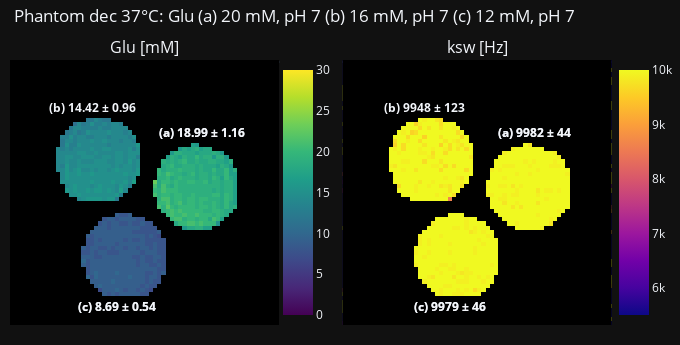

This figure's notebook cell:
### Markdown cell above
## 3. fs & ksw maps ##

### Code cell
fs_lim = [f / f_const for f in list(val_range['fs_0'])] 
kws_lim = list(val_range['ksw_0'])
dict_fs_ksw(fs_array, ksw_array, full_mask, vial_rois, tag, tag_x_loc, tag_y_loc, fp_prtcl_name, phantom_choice, temp, month, conc_l, ph_l, [fs_lim, kws_lim])

### Figure 1 — Plotly figure (JSON) as saved in the notebook; plotly's stock layout.template omitted (floating-point values rounded to 4 significant figures; data arrays with more than 128 entries replaced by an {"elided": "..."} marker saying what was removed)
{"data": [{"coloraxis": "coloraxis", "colorscale": [[0.0, "#440154"], [0.1111, "#482878"], [0.2222, "#3e4989"], [0.3333, "#31688e"], [0.4444, "#26828e"], [0.5556, "#1f9e89"], [0.6667, "#35b779"], [0.7778, "#6ece58"], [0.8889, "#b5de2b"], [1.0, "#fde725"]], "type": "heatmap", "xaxis": "x", "yaxis": "y", "z": {"elided": "64x64 float values"}}, {"coloraxis": "coloraxis2", "colorscale": [[0.0, "#440154"], [0.1111, "#482878"], [0.2222, "#3e4989"], [0.3333, "#31688e"], [0.4444, "#26828e"], [0.5556, "#1f9e89"], [0.6667, "#35b779"], [0.7778, "#6ece58"], [0.8889, "#b5de2b"], [1.0, "#fde725"]], "type": "heatmap", "xaxis": "x2", "yaxis": "y2", "z": {"elided": "64x64 float values"}}, {"colorscale": [[0, "rgba(0,0,0,0)"], [1, "black"]], "showscale": false, "type": "heatmap", "xaxis": "x", "yaxis": "y", "z": {"elided": "64x64 int values"}}, {"colorscale": [[0, "rgba(0,0,0,0)"], [1, "black"]], "showscale": false, "type": "heatmap", "xaxis": "x2", "yaxis": "y2", "z": {"elided": "64x64 int values"}}], "layout": {"annotations": [{"font": {"size": 16}, "showarrow": false, "text": "Glu [mM]", "x": 0.2238, "xanchor": "center", "xref": "paper", "y": 1.0, "yanchor": "bottom", "yref": "paper"}, {"font": {"size": 16}, "showarrow": false, "text": "ksw [Hz]", "x": 0.7762, "xanchor": "center", "xref": "paper", "y": 1.0, "yanchor": "bottom", "yref": "paper"}, {"showarrow": false, "text": "<b>(a) 18.99 ± 1.16<b>", "x": 45, "xref": "x", "y": 17, "yref": "y"}, {"showarrow": false, "text": "<b>(a) 9982 ± 44<b>", "x": 45, "xref": "x2", "y": 17, "yref": "y2"}, {"showarrow": false, "text": "<b>(c) 8.69 ± 0.54<b>", "x": 25, "xref": "x", "y": 59, "yref": "y"}, {"showarrow": false, "text": "<b>(c) 9979 ± 46<b>", "x": 25, "xref": "x2", "y": 59, "yref": "y2"}, {"showarrow": false, "text": "<b>(b) 14.42 ± 0.96<b>", "x": 19, "xref": "x", "y": 11, "yref": "y"}, {"showarrow": false, "text": "<b>(b) 9948 ± 123<b>", "x": 19, "xref": "x2", "y": 11, "yref": "y2"}, {"showarrow": false, "text": "<b>(a) 18.99 ± 1.16<b>", "x": 45, "xref": "x", "y": 17, "yref": "y"}, {"showarrow": false, "text": "<b>(a) 9982 ± 44<b>", "x": 45, "xref": "x2", "y": 17, "yref": "y2"}, {"showarrow": false, "text": "<b>(c) 8.69 ± 0.54<b>", "x": 25, "xref": "x", "y": 59, "yref": "y"}, {"showarrow": false, "text": "<b>(c) 9979 ± 46<b>", "x": 25, "xref": "x2", "y": 59, "yref": "y2"}], "coloraxis": {"cmax": 30.0, "cmin": 0.0, "colorbar": {"x": 0.437, "y": 0.5}, "colorscale": [[0.0, "#440154"], [0.1111, "#482878"], [0.2222, "#3e4989"], [0.3333, "#31688e"], [0.4444, "#26828e"], [0.5556, "#1f9e89"], [0.6667, "#35b779"], [0.7778, "#6ece58"], [0.8889, "#b5de2b"], [1.0, "#fde725"]]}, "coloraxis2": {"cmax": 10000, "cmin": 5500, "colorbar": {"x": 0.995, "y": 0.5}, "colorscale": [[0.0, "#0d0887"], [0.1111, "#46039f"], [0.2222, "#7201a8"], [0.3333, "#9c179e"], [0.4444, "#bd3786"], [0.5556, "#d8576b"], [0.6667, "#ed7953"], [0.7778, "#fb9f3a"], [0.8889, "#fdca26"], [1.0, "#f0f921"]]}, "height": 345, "margin": {"b": 20, "l": 10, "r": 0, "t": 60}, "showlegend": false, "title": {"text": "Phantom dec 37°C: Glu (a) 20 mM, pH 7 (b) 16 mM, pH 7 (c) 12 mM, pH 7", "x": 0.02, "y": 0.97}, "width": 680, "xaxis": {"anchor": "y", "domain": [0.0, 0.4475], "showgrid": false, "showticklabels": false}, "xaxis2": {"anchor": "y2", "domain": [0.5525, 1.0], "showgrid": false, "showticklabels": false}, "yaxis": {"anchor": "x", "autorange": "reversed", "domain": [0.0, 1.0], "showgrid": false, "showticklabels": false}, "yaxis2": {"anchor": "x2", "autorange": "reversed", "domain": [0.0, 1.0], "showgrid": false, "showticklabels": false}}}
